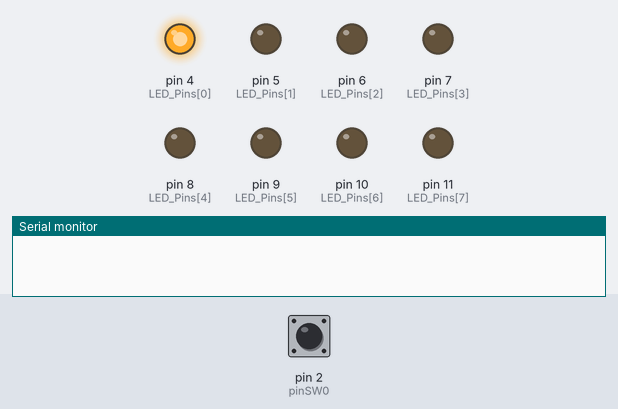
Bench run of a sketch on a simulated Arduino Uno, built with avr-gcc and run on an emulated ATmega328P. Parts: output pins drawn as LEDs (lit = HIGH), the last lines printed to the serial monitor. The test bench sets the inputs (shaded band); at power-on: pin 2 (pinSW0) HIGH.

Above: at 0.1 s.
At 1.2 s:
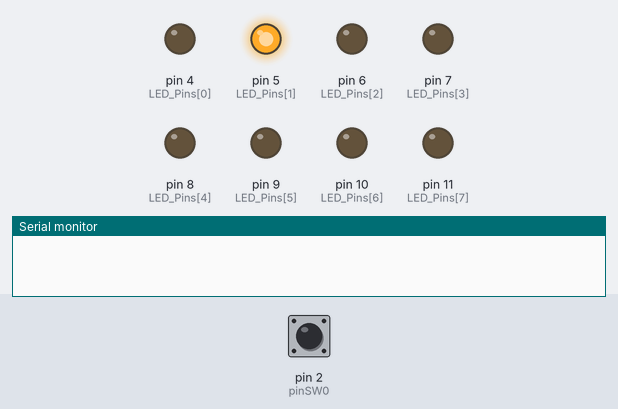
1.3 s: pin 2 (pinSW0) pulled LOW for 0.15 s
At 2.8 s:
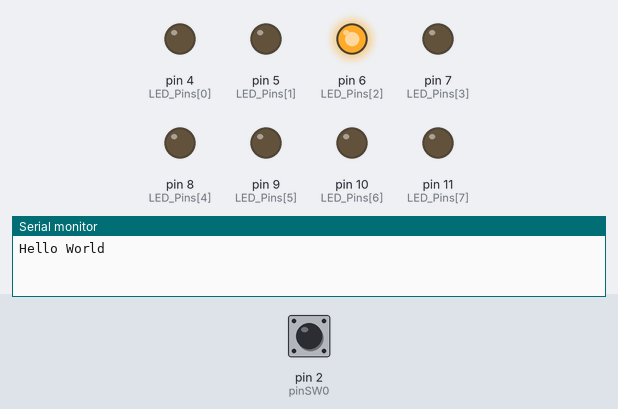
Timing chart, 0 to 15.5 s (numbered marks = the images above; inputs shaded):
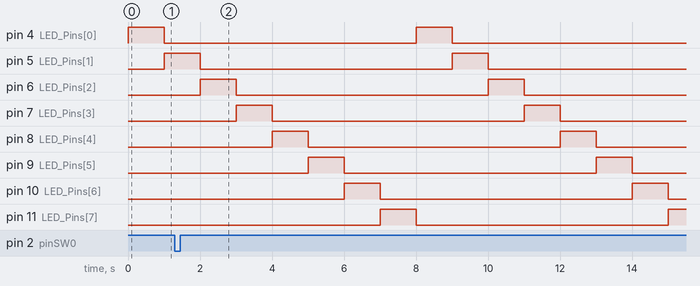

Measured:
- by itself, pin 6 (LED_Pins[2]), pin 7 (LED_Pins[3]), pin 8 (LED_Pins[4]), pin 9 (LED_Pins[5]), pin 10 (LED_Pins[6]): alternates HIGH for 1.0 s and LOW for 7.0 s

The sketch:

lab10_1.ino
```cpp
int LED_Pins[] = {4,5,6,7,8,9,10,11}; // กำหนด array ของ pin LED
int pinSW0 = 2; // กำหนดตัวแปรสำหรับ pin switch 0
int pinCount = 8; // กำหนดตัวแปรสำหรับเก็บจำนวนของ LED
int timer = 1000; // กำหนดตัวแปร timer สำหรับหน่วงเวลา

void setup(){
  Serial.begin(9600); // กำหนด baud rate ของการส่งข้อมูลแบบ serial communication
  for (int thisPin = 0; thisPin < pinCount; thisPin++){ // ลูปสำหรับประกาศขา pin เป็น output
    pinMode(LED_Pins[thisPin], OUTPUT); // ตั้งค่าให้ขา pin นั้นๆเป็น output
  }
  pinMode(pinSW0, INPUT_PULLUP); // ตั้งค่าให้ค่าในตัวแปร pinSW0 เป็น input
  attachInterrupt(digitalPinToInterrupt(pinSW0), isr_EX0, FALLING); // สร้างอินเทอรัพที่พิน pinSW0 ให้ทำฟังก์ชัน isr_EX0 เมื่อเกิดขาลง
}

void loop(){
  LED_R_to_L(); // เรียกใช้ฟังก์ชั่น LED_R_to_L()
}

void isr_EX0(){
  Serial.println("Hello World"); // ส่งข้อความว่า Hello World ผ่าน serial communication
}

void LED_R_to_L(){ // function LED_R_to_L
  for (int thisPin = 0; thisPin < pinCount; thisPin++){ // ลูปไล่ค่าจาก LED น้อยไปมาก
    digitalWrite(LED_Pins[thisPin], HIGH); // ตั้งค่าให้ขา pin นั้นๆเป็น high
    delay(timer); // หน่วงเวลา
    digitalWrite(LED_Pins[thisPin], LOW); // ตั้งค่าให้ขา pin นั้นๆเป็น low
  }
}
```
